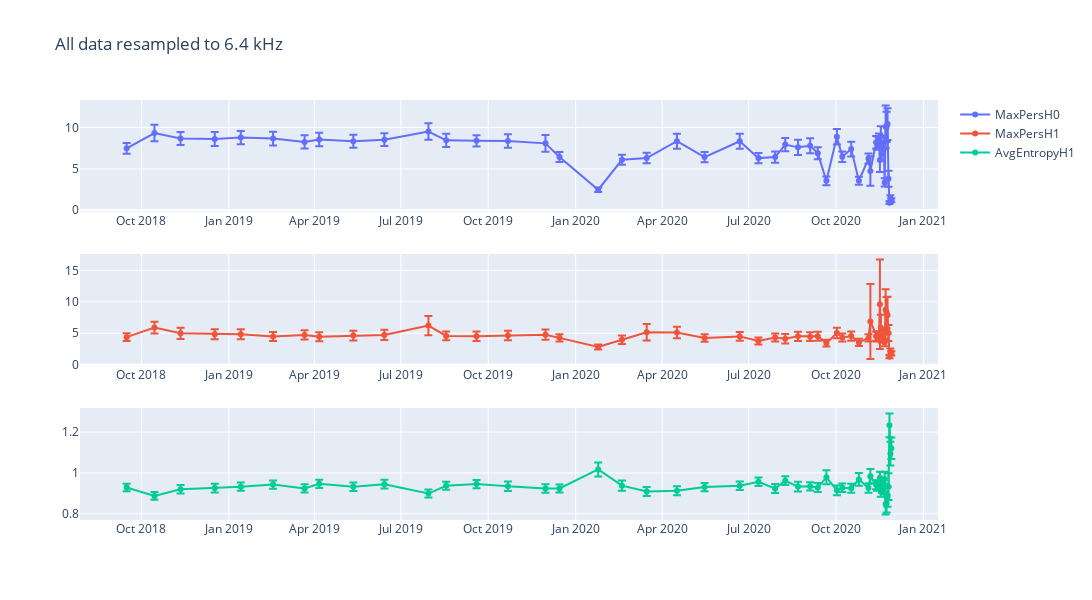

Source (notebook cell):
### Code cell
plot_data(df_GbxIss_resampled_6kHz, 'All data resampled to 6.4 kHz')
